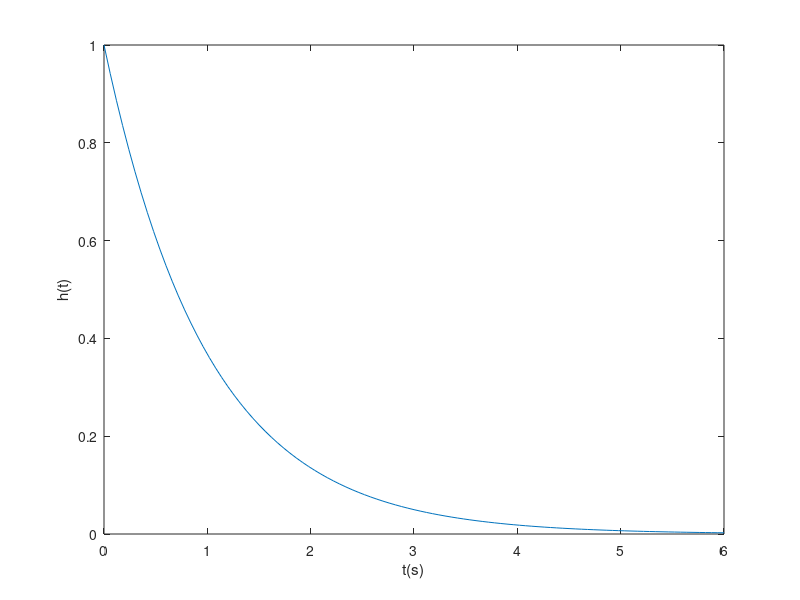
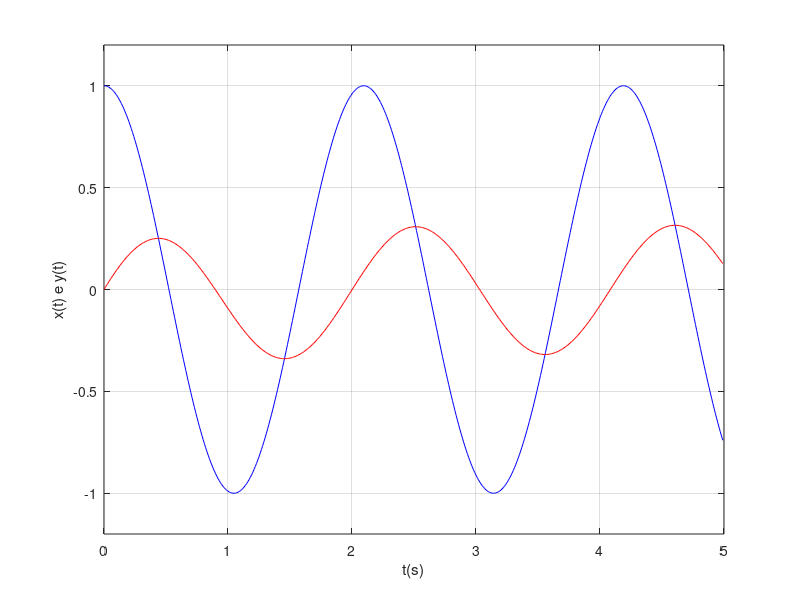
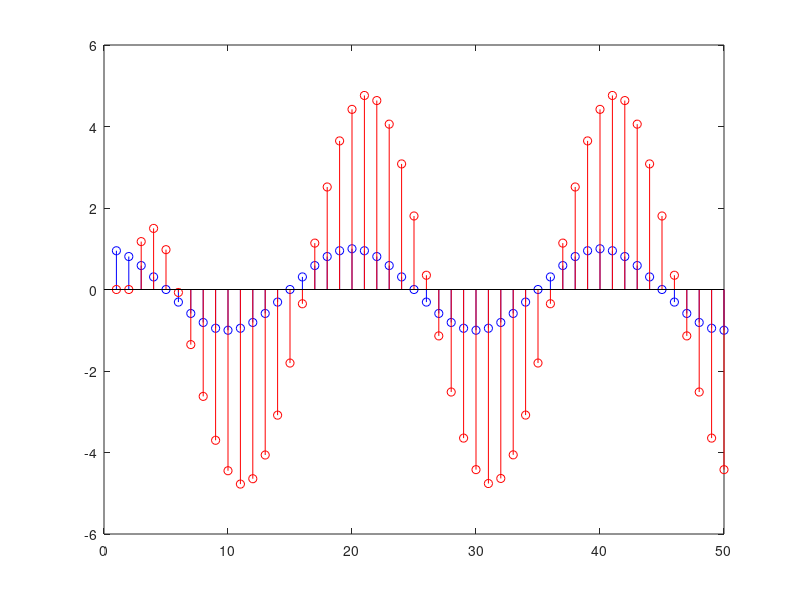

These charts were generated, in order, by the following MATLAB code: (Note: this script raises an error after producing the figures.)
%  o caso em tempo continuo. Sistema com resposta ao impulso.
% h(t) = exp(-t) u(t) será definido como:

num = 1; % numerador
den = [1,1]; % denominador, que corresponde a 1s+1s^0
sys = tf(num, den); % definiçao da função de transferência, sy = 1/s+1
[h,t] = impulse(sys); % calculo da resposta ao impulso do sistema sys

%verificação

figure(1);
set(gca, 'FontSize', 18);
plot(t,h);
ylabel('h(t)');
xlabel('t(s)');





% entrada senoidal, tempo contínuo

t = 0:0.01:20; % de 0 até 20 segundos, com incrementos de 0.01(vetor de tempo)
w0 = 3; % definição da frequência
x = cos(w0*t); % entrada

% simulação para entrada senoidal

y = lsim(sys,x,t); % saída

%gráfico dos primeiros instantes(regime transitorio)
figure(2)
set(gca, 'Fontsize', 18);
plot(t(1:500),x(1:500),'b', t(1:500),y(1:500),'r'); % gráfico, olhando pra os primeiros 500 valores
grid
ylabel('x(t) e y(t)'); % o primeiro pico de y(t) é um pouco mais baixo que o segundo, ele é o transiente, logo todos serão da mesma amplitude, tendo chegado ao estado estaionário
xlabel('t(s)');
axis([0 5 -1.2 1.2]);


% o caso em tempo discreto
% entrada senoidal
k = 1:1000; % defição de amostra( vetor de amostra de 1 até 1000)
w0 = pi/10; % frequência, sendo pi a frequênia máxima que se pode ter em um tempo discreto
x = cos(w0*k); % sinal cossenoidal

% simulação do sistema para entrada senooidal
% condições iniciais nulas

y(1) = 0;
y(2) = 0;

for n=3:length(k)
  y(n) = (3/4)*y(n-1)-(1/8)*y(n-2)+2*x(n); % y[n] = (3/4)y[n-1]+(1/8)y[n-2] = 2x[n]
end;
% deve ter condiçõs iniciais, que foi optado nulas

% gráfico dos primeiros instantes(regime transitorio)

figure(3)
set(gca, 'FontSize', 18);
stem(k(1:50), x(1:50),'b'); % entra x(bolinhas azuis), amplitude 1
hold on
stem(k(1:50),y(1:50),'r'); % saída y( traços vermelhos), amplitude 5 em relação ao dois no inicio tem o transiente, logo deppois a saída atinge o estado estacionário, senoidal, com a mesma frequência de entrada
holdo off
